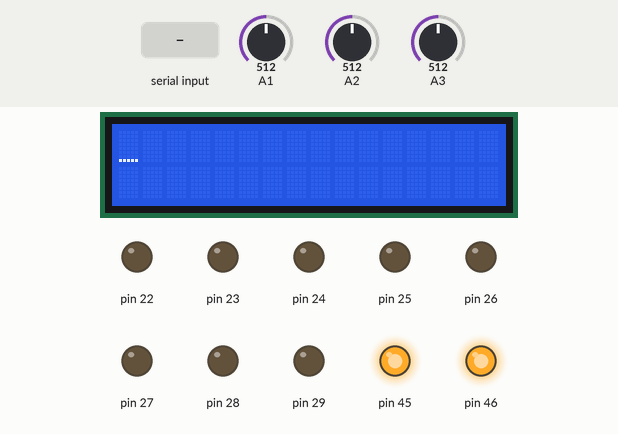
Recording of a sketch running on a simulated Arduino Mega 2560, built with avr-gcc and run on an emulated ATmega2560. On the bench: 16×2 character LCD, output pins drawn as LEDs (lit = HIGH). Wiring (inferred from the names in the program): character LCD (HD44780): RS pin 37; R/W pin 36; E pin 35; data pin 33, pin 32, pin 31, pin 30. The test bench sets the inputs (shaded band); at power-on: A1 = 512, A2 = 512, A3 = 512. Pins used as bus, display or sensor lines are not drawn; what the sketch prints to the serial monitor is not drawn.

Above: at 1.2 s.
1.3 s: "8" received over Serial
At 2.5 s:
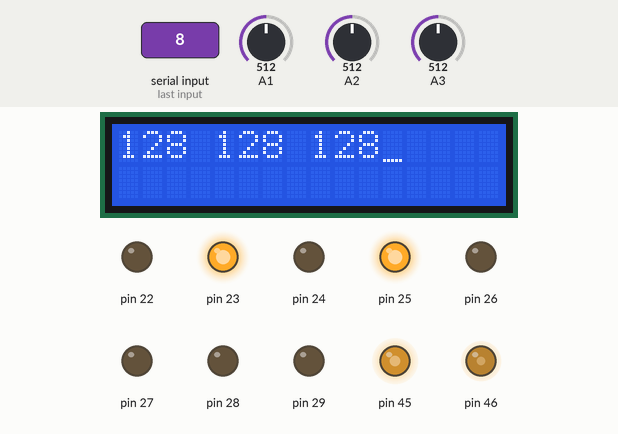
2.9 s: "2" received over Serial
At 3.7 s:
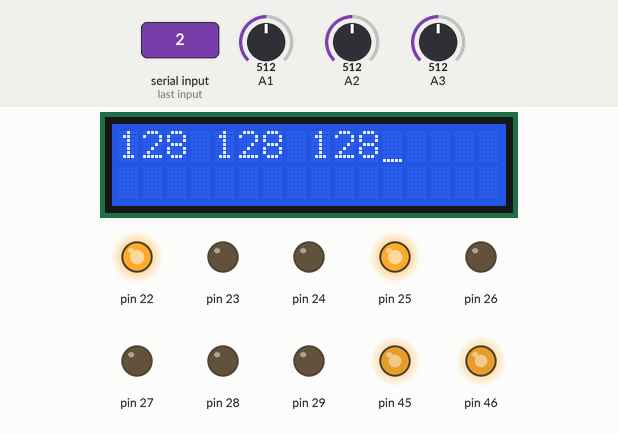
4.5 s: "4" received over Serial
At 4.9 s:
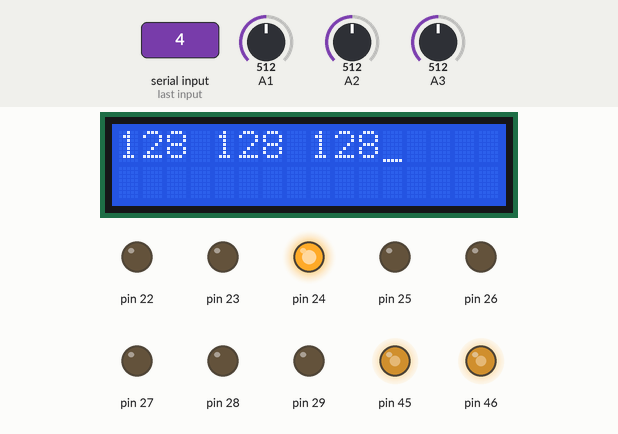
6.1 s: "6" received over Serial
At 7.4 s:
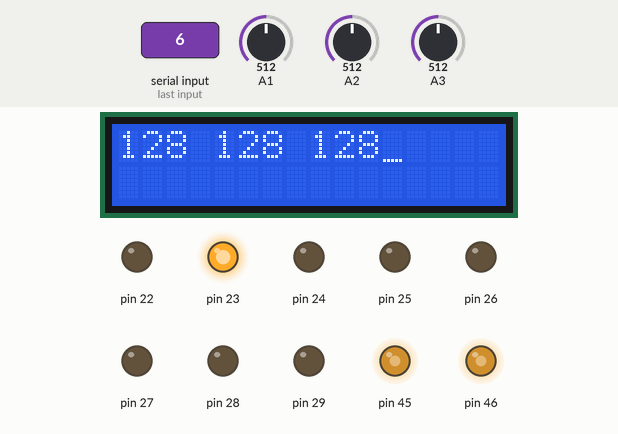
Timing chart, 0 to 8.7 s (numbered marks = the images above; inputs shaded):
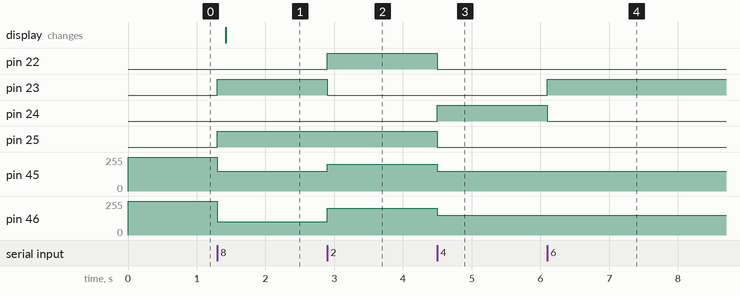

Measured:
- after the input at 1.3 s, pin 23, pin 25: LOW → HIGH at once; pin 45: 255/255 → 150/255 at once; pin 46: 255/255 → 100/255 at once; the display: changes after 0.12 s (image 1)
- after the input at 2.9 s, pin 22: LOW → HIGH at once; pin 23: HIGH → LOW at once; pin 45: 150/255 → 200/255 at once; pin 46: 100/255 → 200/255 at once
- after the input at 4.5 s, pin 22, pin 25: HIGH → LOW at once; pin 24: LOW → HIGH at once; pin 45, pin 46: 200/255 → 150/255 at once
- after the input at 6.1 s, pin 23: LOW → HIGH at once; pin 24: HIGH → LOW at once

The sketch:

Trial1.ino
```cpp
#include <avr/io.h>
#include <avr/interrupt.h>
#include <util/delay.h>
#include <math.h> //included to support power function
#include "lcd.c"


unsigned char Left= 0;
unsigned char Center= 0;
unsigned char Right= 0;

void motion_pin_config (void)
{
 DDRA = DDRA | 0x0F; //set direction of the PORTA 3 to PORTA 0 pins as output
 PORTA = PORTA & 0xF0; // set initial value of the PORTA 3 to PORTA 0 pins to logic 0
 DDRL = DDRL | 0x18;   //Setting PL3 and PL4 pins as output for PWM generation
 PORTL = PORTL | 0x18; //PL3 and PL4 pins are for velocity control using PWM
}

void adc_pin_config (void)
{
 DDRF = 0x00;
 PORTF = 0x00;
 DDRK = 0x00;
 PORTK = 0x00;
}

void adc_init()
{
  ADCSRA = 0x00;
  ADCSRB = 0x00;    //MUX5 = 0
  ADMUX = 0x20;   //Vref=5V external --- ADLAR=1 --- MUX4:0 = 0000
  ACSR = 0x80;
  ADCSRA = 0x86;    //ADEN=1 --- ADIE=1 --- ADPS2:0 = 1 1 0
}

void uart0_init(void)
{
 UCSR0B = 0x00; //disable while setting baud rate
 UCSR0A = 0x00;
 UCSR0C = 0x06;
 UBRR0L = 0x5F; //set baud rate lo
 UBRR0H = 0x00; //set baud rate hi
 UCSR0B = 0x98;
}


//Function For ADC Conversion
unsigned char ADC_Conversion(unsigned char Ch)
{
  unsigned char a;
  if(Ch>7)
  {
    ADCSRB = 0x08;
  }
  Ch = Ch & 0x07;
  ADMUX= 0x20| Ch;
  ADCSRA = ADCSRA | 0x40;   //Set start conversion bit
  while((ADCSRA&0x10)==0);  //Wait for conversion to complete
  a=ADCH;
  ADCSRA = ADCSRA|0x10; //clear ADIF (ADC Interrupt Flag) by writing 1 to it
  ADCSRB = 0x00;
  return a;
}

void lcd_port_config (void)
{
 DDRC = DDRC | 0xF7; //all the LCD pin's direction set as output
 PORTC = PORTC & 0x80; // all the LCD pins are set to logic 0 except PORTC 7
}

void print_sensor(char row, char coloumn,unsigned char channel)
{
  unsigned char ADC_Value;
  ADC_Value = ADC_Conversion(channel);
  lcd_print(row, coloumn, ADC_Value, 3);
}

void motion_set (unsigned char Direction)
{
 unsigned char PortARestore = 0;

 Direction &= 0x0F;     // removing upper nibbel for the protection
 PortARestore = PORTA;    // reading the PORTA original status
 PortARestore &= 0xF0;    // making lower direction nibbel to 0
 PortARestore |= Direction; // adding lower nibbel for forward command and restoring the PORTA status
 PORTA = PortARestore;    // executing the command
}

void forward (void)
{
  motion_set (0x06);
  velocity(160,160);
}


void rev (void)
{
  motion_set (0x09);
  velocity(200,200);
}

void stp (void)
{
  forward();
  velocity(0,0);
}

void left_sharp (void) //Left wheel backward, Right wheel forward
{
 motion_set(0x05);
 velocity(120,120);
}

void right_sharp (void) //Left wheel forward, Right wheel backward
{
  motion_set(0x0A);
  velocity(120,120);
}

void right (void)
{
  motion_set(0x02);
  velocity(150,150);
}

void left (void)
{
  motion_set(0x04);
  velocity(150,150);

}

void velocity (unsigned char left_motor, unsigned char right_motor)
{
  OCR5AL = (unsigned char)left_motor;
  OCR5BL = (unsigned char)right_motor;
}

void timer5_init()
{
  TCCR5B = 0x00;  //Stop
  TCNT5H = 0xFF;  //Counter higher 8-bit value to which OCR5xH value is compared with
  TCNT5L = 0x01;  //Counter lower 8-bit value to which OCR5xH value is compared with
  OCR5AH = 0x00;  //Output compare register high value for Left Motor
  OCR5AL = 0xFF;  //Output compare register low value for Left Motor
  OCR5BH = 0x00;  //Output compare register high value for Right Motor
  OCR5BL = 0xFF;  //Output compare register low value for Right Motor
  OCR5CH = 0x00;  //Output compare register high value for Motor C1
  OCR5CL = 0xFF;  //Output compare register low value for Motor C1
  TCCR5A = 0xA9;  /*{COM5A1=1, COM5A0=0; COM5B1=1, COM5B0=0; COM5C1=1 COM5C0=0}
            For Overriding normal port functionality to OCRnA outputs.
              {WGM51=0, WGM50=1} Along With WGM52 in TCCR5B for Selecting FAST PWM 8-bit Mode*/

  TCCR5B = 0x0B;  //WGM12=1; CS12=0, CS11=1, CS10=1 (Prescaler=64)
}

void init_devices (void)
{
  cli(); //Clears the global interrupts
  adc_init();
  adc_pin_config();
  motion_pin_config();
  lcd_port_config();
  timer5_init();
  lcd_set_4bit();
  lcd_init();
  uart0_init();
  sei();   //Enables the global interrupts
}


void setup() {
  init_devices();
  unsigned char flag = 0;

  pinMode(A2,INPUT);
  pinMode(A3,INPUT);
  pinMode(A1,INPUT);
  pinMode(22,OUTPUT);
  pinMode(23,OUTPUT);
  pinMode(24,OUTPUT);
  pinMode(25,OUTPUT);
  pinMode(26,OUTPUT);
  pinMode(27,OUTPUT);
  pinMode(28,OUTPUT);
  pinMode(29,OUTPUT);
  // put your setup code here, to run once:

}

void boulder1_pick_up(void){

  int flag = 0;
  int cnt = 0;
  while(flag!=1){
    cnt = 0;
    Center = ADC_Conversion(2);
    Left = ADC_Conversion(3);
    Right = ADC_Conversion(1);

    if ( Left < 0x1A && Center > 0x1A && Right < 0x1A ){
        if(flag==1){
          while(cnt<1000){
            cnt++;
          }
          flag = 0;
        }
        forward();
        velocity(150,150);
    }
    if ( Left > 0x1A && Center > 0x1A && Right > 0x1A ){
        right_sharp();
        flag = 1;
        velocity(100,150);
        //delay(150);
    }

    if ( Left < 0x1A && Center > 0x1A && Right > 0x1A ){
        //right_sharp();
        //flag = 1;
        //velocity(100,150);
        //delay(150);
    }
  }
}

void loop() {
start:
  //unsigned char BATT_Voltage=0;
  int white=0;
  Serial.print("hello world");
  int lt=0;
  int rt=0;
  int st=0;
  char INBYTE;
  while (!Serial.available());
    INBYTE = Serial.read();

  if( INBYTE == '8' )
  {
    //forward();
    boulder1_pick_up();
  }

   if( INBYTE == '2' )
   {
      rev();
   }

   if( INBYTE == '4' )
   {
    left();
   }

   if( INBYTE == '6' )
   {
    right();
   }

  Center = ADC_Conversion(2);
  Left = ADC_Conversion(3);
  Right = ADC_Conversion(1);
  //BATT_Voltage = ((ADC_Conversion(0)*100)*0.07902) + 0.7;

    print_sensor(1,1,3);  //Prints value of White Line Sensor1
    print_sensor(1,5,2);  //Prints Value of White Line Sensor2
    print_sensor(1,9,1);  //Prints Value of White Line Sensor3
    //print_sensor(2,1,BATT_Voltage);

}
```

lcd.c
```cpp
#include <avr/io.h>
#include <avr/delay.h>
#include <util/delay.h>

#define RS 0
#define RW 1
#define EN 2
#define lcd_port PORTC

#define sbit(reg,bit)	reg |= (1<<bit)
#define cbit(reg,bit)	reg &= ~(1<<bit)

void init_ports();
void lcd_reset_4bit();
void lcd_init();
void lcd_wr_command(unsigned char);
void lcd_wr_char(char);
void lcd_home();
void lcd_cursor(char, char);
void lcd_print(char, char, unsigned int, int);
void lcd_string(char*);

unsigned int temp;
unsigned int unit;
unsigned int tens;
unsigned int hundred;
unsigned int thousand;
unsigned int million;

int i;


/*****Function to Reset LCD*****/
void lcd_set_4bit()
{
	_delay_ms(1);

	cbit(lcd_port,RS);				//RS=0 --- Command Input
	cbit(lcd_port,RW);				//RW=0 --- Writing to LCD
	lcd_port = 0x30;				//Sending 3
	sbit(lcd_port,EN);				//Set Enable Pin
	_delay_ms(5);					//Delay
	cbit(lcd_port,EN);				//Clear Enable Pin

	_delay_ms(1);

	cbit(lcd_port,RS);				//RS=0 --- Command Input
	cbit(lcd_port,RW);				//RW=0 --- Writing to LCD
	lcd_port = 0x30;				//Sending 3
	sbit(lcd_port,EN);				//Set Enable Pin
	_delay_ms(5);					//Delay
	cbit(lcd_port,EN);				//Clear Enable Pin

	_delay_ms(1);

	cbit(lcd_port,RS);				//RS=0 --- Command Input
	cbit(lcd_port,RW);				//RW=0 --- Writing to LCD
	lcd_port = 0x30;				//Sending 3
	sbit(lcd_port,EN);				//Set Enable Pin
	_delay_ms(5);					//Delay
	cbit(lcd_port,EN);				//Clear Enable Pin

	_delay_ms(1);

	cbit(lcd_port,RS);				//RS=0 --- Command Input
	cbit(lcd_port,RW);				//RW=0 --- Writing to LCD
	lcd_port = 0x20;				//Sending 2 to initialise LCD 4-bit mode
	sbit(lcd_port,EN);				//Set Enable Pin
	_delay_ms(5);					//Delay
	cbit(lcd_port,EN);				//Clear Enable Pin


}

/*****Function to Initialize LCD*****/
void lcd_init()
{
	_delay_ms(1);

	lcd_wr_command(0x28);			//LCD 4-bit mode and 2 lines.
	lcd_wr_command(0x01);
	lcd_wr_command(0x06);
	lcd_wr_command(0x0E);
	lcd_wr_command(0x80);

}


/*****Function to Write Command on LCD*****/
void lcd_wr_command(unsigned char cmd)
{
	unsigned char temp;
	temp = cmd;
	temp = temp & 0xF0;
	lcd_port &= 0x0F;
	lcd_port |= temp;
	cbit(lcd_port,RS);
	cbit(lcd_port,RW);
	sbit(lcd_port,EN);
	_delay_ms(5);
	cbit(lcd_port,EN);

	cmd = cmd & 0x0F;
	cmd = cmd<<4;
	lcd_port &= 0x0F;
	lcd_port |= cmd;
	cbit(lcd_port,RS);
	cbit(lcd_port,RW);
	sbit(lcd_port,EN);
	_delay_ms(5);
	cbit(lcd_port,EN);
}

/*****Function to Write Data on LCD*****/
void lcd_wr_char(char letter)
{
	char temp;
	temp = letter;
	temp = (temp & 0xF0);
	lcd_port &= 0x0F;
	lcd_port |= temp;
	sbit(lcd_port,RS);
	cbit(lcd_port,RW);
	sbit(lcd_port,EN);
	_delay_ms(5);
	cbit(lcd_port,EN);

	letter = letter & 0x0F;
	letter = letter<<4;
	lcd_port &= 0x0F;
	lcd_port |= letter;
	sbit(lcd_port,RS);
	cbit(lcd_port,RW);
	sbit(lcd_port,EN);
	_delay_ms(5);
	cbit(lcd_port,EN);
}


void lcd_home()
{
	lcd_wr_command(0x80);
}


/*****Function to Print String on LCD*****/
void lcd_string(char *str)
{
	while(*str != '\0')
	{
		lcd_wr_char(*str);
		str++;
	}
}

/*** Position the LCD cursor at "row", "column". ***/

void lcd_cursor (char row, char column)
{
	switch (row) {
		case 1: lcd_wr_command (0x80 + column - 1); break;
		case 2: lcd_wr_command (0xc0 + column - 1); break;
		case 3: lcd_wr_command (0x94 + column - 1); break;
		case 4: lcd_wr_command (0xd4 + column - 1); break;
		default: break;
	}
}

/***** Function To Print Any input value upto the desired digit on LCD *****/
void lcd_print (char row, char coloumn, unsigned int value, int digits)
{
	unsigned char flag=0;
	if(row==0||coloumn==0)
	{
		lcd_home();
	}
	else
	{
		lcd_cursor(row,coloumn);
	}
	if(digits==5 || flag==1)
	{
		million=value/10000+48;
		lcd_wr_char(million);
		flag=1;
	}
	if(digits==4 || flag==1)
	{
		temp = value/1000;
		thousand = temp%10 + 48;
		lcd_wr_char(thousand);
		flag=1;
	}
	if(digits==3 || flag==1)
	{
		temp = value/100;
		hundred = temp%10 + 48;
		lcd_wr_char(hundred);
		flag=1;
	}
	if(digits==2 || flag==1)
	{
		temp = value/10;
		tens = temp%10 + 48;
		lcd_wr_char(tens);
		flag=1;
	}
	if(digits==1 || flag==1)
	{
		unit = value%10 + 48;
		lcd_wr_char(unit);
	}
	if(digits>5)
	{
		lcd_wr_char('E');
	}

}
```
